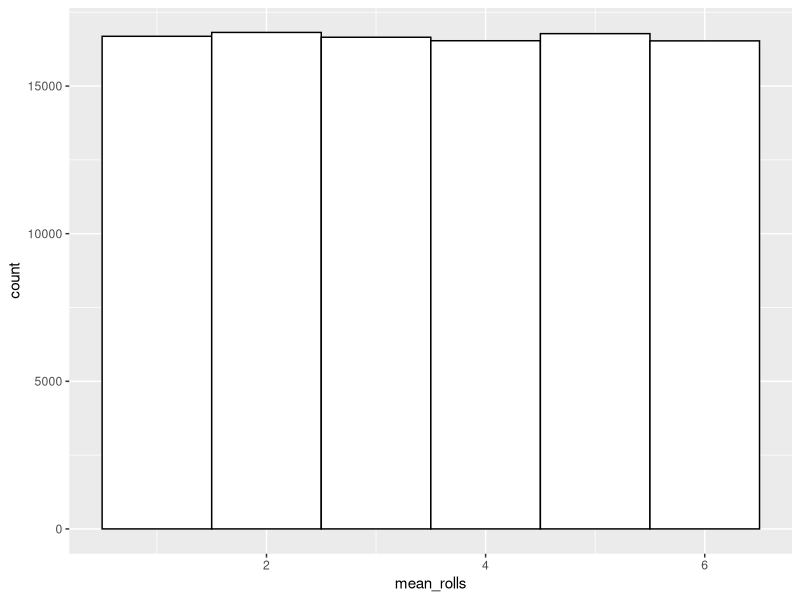
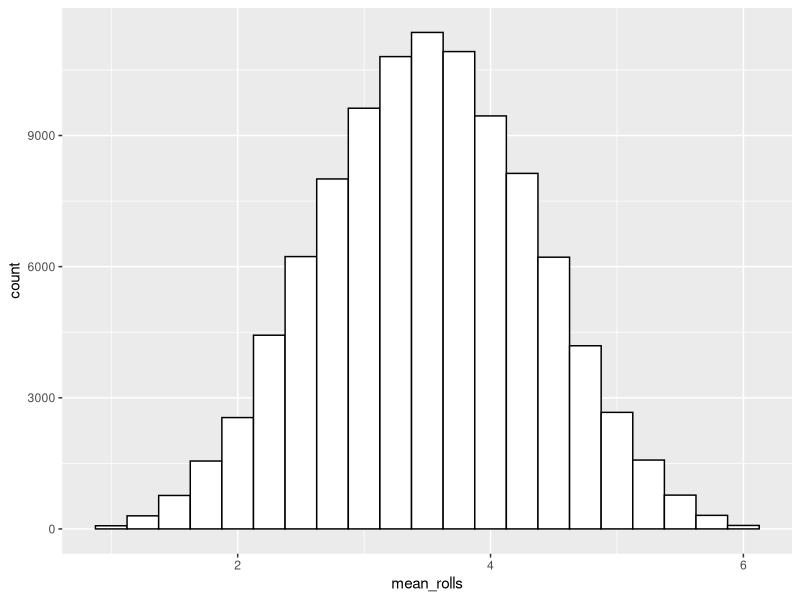

Recreate these plots in R, in order. (Note: this script raises an error after producing the figures.)
## ---- chunk 1
knitr::opts_chunk$set(echo = TRUE, eval = TRUE, cache = FALSE, error = TRUE, message = FALSE, warning = TRUE, tidy = FALSE)
library(tidyverse)
## ---- chunk 2
knitr::include_graphics("https://www.illusionsindex.org/images/illusions/ponzo/ponzolarge.jpg")
## ---- chunk 3
set.seed(123)
theta <- 0.5 # fair coin so P(Heads) = 0.5
N <- 10 # number of flips

flips <- rbinom(n = N, size = 1, prob = theta)
print(flips)
print(mean(flips))
## ---- chunk 4


## ---- chunk 5
library(tidyverse)
# set parameters of imaginary dice rolling experiment
n_rolls <- 100000
n_dice <- 1

# sample 100,000 dice rolls (single die)
mean_rolls <- replicate(n_rolls, mean(sample(1:6, size = n_dice, replace = TRUE)))

# plot histogram of sample means
# sample mean of 1 die is simply the value of a single roll
dice_rolls <- data.frame(mean_rolls)
ggplot(dice_rolls,aes(x=mean_rolls)) + 
  geom_histogram(binwidth = 1,fill="white",color="black")


## ---- chunk 6
# set parameters of imaginary experiment
n_rolls <- 100000
n_dice <- 4

# sample 100,000 dice rolls (four dice)
mean_rolls <- replicate(n_rolls, mean(sample(1:6, size = n_dice, replace = TRUE)))

# plot histogram of sample means
dice_rolls <- data.frame(mean_rolls)
ggplot(dice_rolls,aes(x=mean_rolls)) + 
  geom_histogram(binwidth = 0.25,fill="white",color="black")


## ---- chunk 7

## ---- chunk 8
library(readxl)
# read_xlsx depends on where you have placed and how you have named your file
df_stroop_wide <- read_xlsx("data/stroop.xlsx") 
df_stroop_long <- pivot_longer(df_stroop_wide,cols = c(Congruent,Incongruent),names_to = "Condition",values_to = "RT")
## ---- chunk 9

## ---- chunk 10

## ---- chunk 11
df_summary <- df_stroop_long %>%
  group_by(...) %>%
  summarise(n = ...,
            meanRT = ...,
            sdRT = ...) %>%
  mutate(se = ...)

ggplot(df_summary , aes(x=... ,y= ...)) +
  geom_col() +
  geom_errorbar(aes(ymin = ... , ymax = ... ))
  
